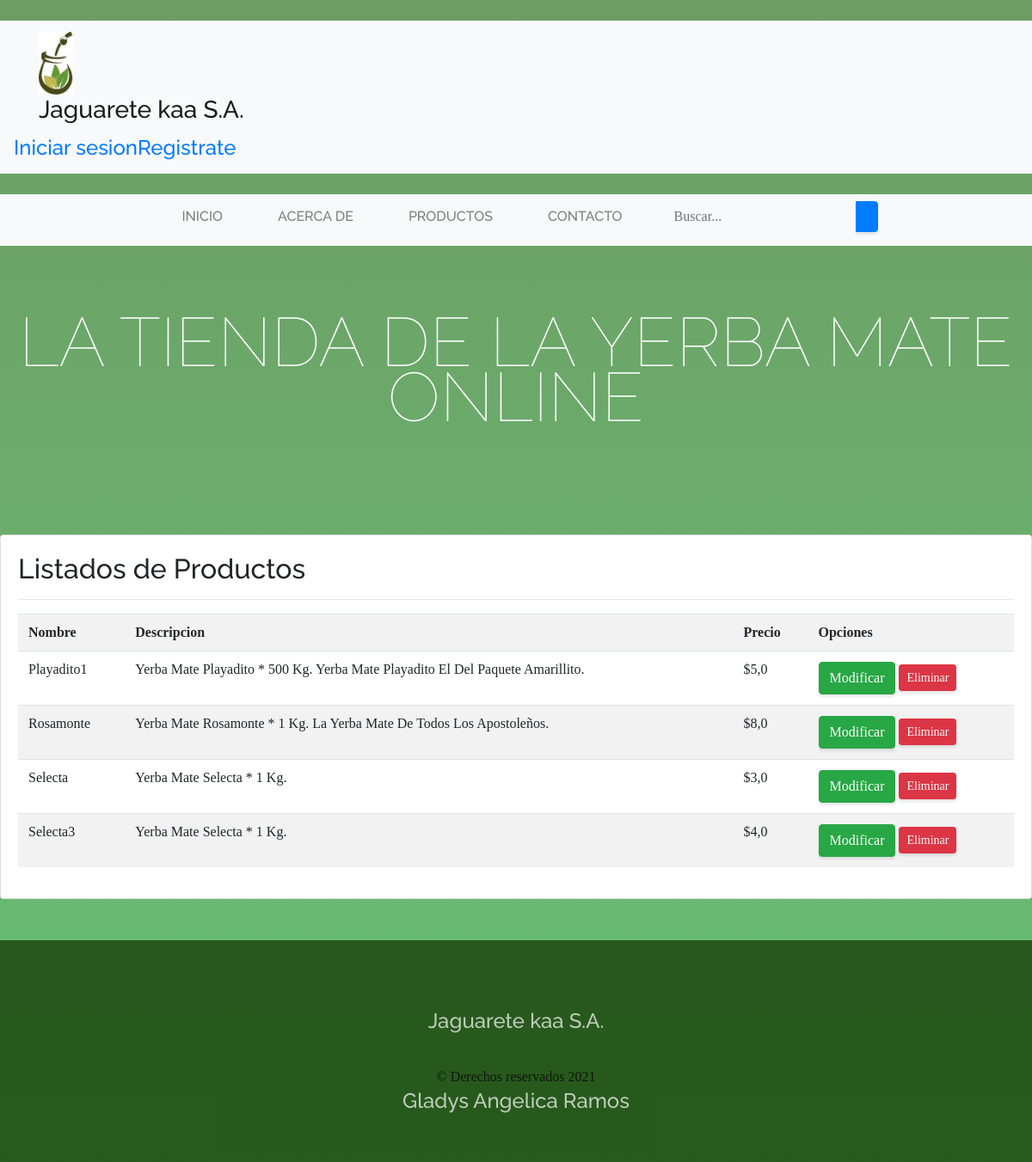
Screenshot of /productos/listar_productos/ with the database file from the repository.
### productos/models.py (models this page shows)
class Producto(models.Model):
    nombre=models.CharField(max_length=50)
    categorias=models.ForeignKey(CategoriaProd, on_delete=models.CASCADE)
    imagen=models.ImageField(upload_to="productos", null=True, blank=True)
    descripcion= models.TextField()
    precio=models.FloatField()
    disponibilidad=models.BooleanField(default=True)
    created=models.DateTimeField(auto_now_add=True)
    updated=models.DateTimeField(auto_now_add=True)
    class Meta:
        verbose_name="Producto"
        verbose_name_plural="Productos"

### productos/views.py (the view)
# urls.py: path('listar_productos/',views.listar_productos, name="listar_productos"),
def listar_productos(request):
    productos=Producto.objects.all()
    return render(request, "productos/listar_Productos.html", {"productos":productos})

### carro/context_processor.py (called while the page is built)
def importe_total_carro(request):
    total=0
    return {"importe_total_carro":total}

### productos/templates/productos/listar_Productos.html (shortened to what this page needs)
{% extends "ProyectoApp_jaguarete_kaa/base.html" %}
{% load static %}
{% block content %}
{% load humanize %}
<br>
<br>
<div class="card">
  <div class="card-body">
    <h2>Listados de Productos</h2>
    <hr>
    <table class="table table-striped table-hover table-responsive-sm">
      <tr>
        <th>Nombre</th>
        <th>Descripcion</th>
        <th>Precio</th>
        <th>Opciones</th>
      </tr>
    {% for p in productos %}
    <tr>
      <td>{{ p.nombre | title }}</td>
      <td>{{ p.descripcion | title }}</td>
      <td>${{ p.precio | intcomma }}</td>
      <td>
        <a href="{% url 'modificar_producto' p.id %}" class= "btn btn-success">Modificar</a>
        <a href="{% url 'eliminar_producto' p.id %}" class= "btn btn-danger btn-sm">Eliminar</a>
      </td>
    </tr>
    {% endfor %}
    </table>
  </div>
</div>
<br>
<br>
 {% endblock %}

### ProyectoApp_jaguarete_kaa/static/ProyectoApp_jaguarete_kaa/css/gestion.css (style rules this page uses)
body { font-family:'candara'; background: linear-gradient(rgba(24, 99, 9, 0.63), rgba(21, 158, 44, 0.65)), url("../img/bg_main.jpg"); background-attachment: fixed; background-position: center; background-size: cover; }
h1, h2, h3, h4, h5, h6 { font-family: 'Raleway'; }
.btn { box-shadow: 0px 3px 3px 0px rgba(33, 37, 41, 0.1); }

### rows the page displays
Producto: nombre "Playadito1", descripcion "Yerba Mate Playadito * 500 Kg. Yerba Mate Playadito El Del Paquete Amarillito.", precio "5,0"
Producto: nombre "Rosamonte", descripcion "Yerba Mate Rosamonte * 1 Kg. La Yerba Mate De Todos Los Apostoleños.", precio "8,0"
Producto: nombre "Selecta", descripcion "Yerba Mate Selecta * 1 Kg.", precio "3,0"
Producto: nombre "Selecta3", descripcion "Yerba Mate Selecta * 1 Kg.", precio "4,0"
